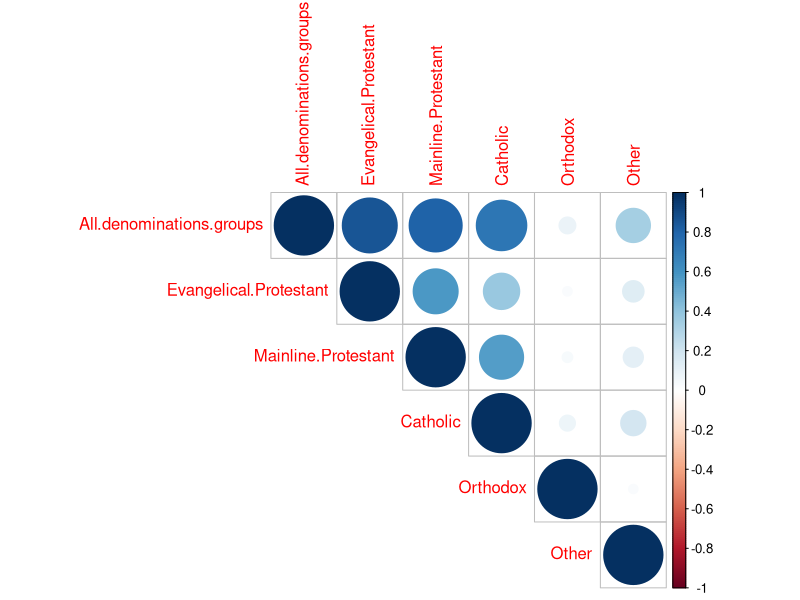
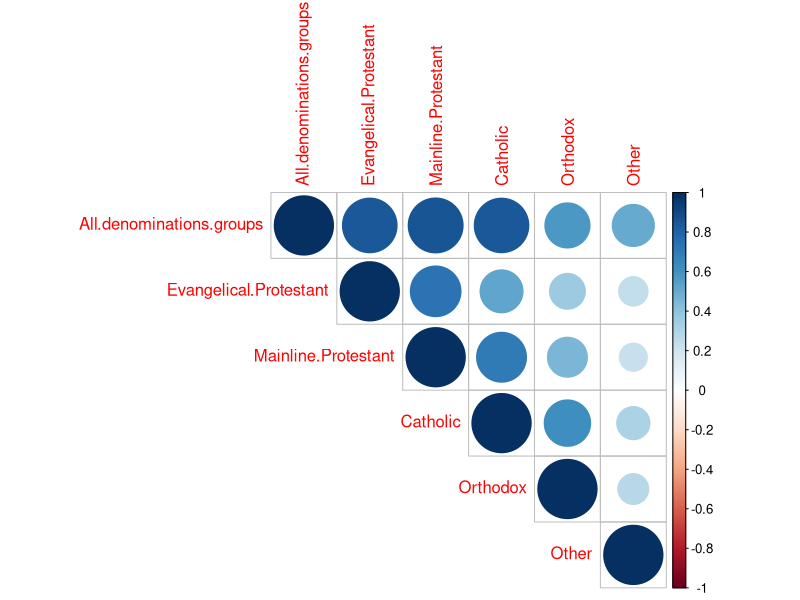

Here is the R script that generated these plots, in order:
#main_script.R
library(plyr)
library(corrplot)

#read in codebook
codebook = read.csv2("./Project/data/codebook.csv", header = TRUE, sep = ",", stringsAsFactors = FALSE)

#read in county level data
county_data = read.csv2("./Project/data/religion_data.csv", header = TRUE, sep = ",", na.strings = "", dec = ".", 
                          fileEncoding="UTF-8-BOM")

#read in state level data
state_data = read.csv2("./Project/data/state_data.csv", header = TRUE, sep = ",", na.strings = "", dec = ".", 
                       fileEncoding="UTF-8-BOM")

#replace NAs with 0s
county_data[is.na(county_data)] = 0
state_data[is.na(state_data)] = 0

#Select subsets of data - CNG (number of congregations), ADH (number of adherents), RATE (rate of adherents)
CNG.var = subset(codebook, grepl("CNG$", variable_names))$variable_names
CNG.names = subset(codebook, grepl("CNG$", variable_names))$religion_name
ADH.var = subset(codebook, grepl("ADH$", variable_names))$variable_names
ADH.names = subset(codebook, grepl("ADH$", variable_names))$religion_name
RATE.var = subset(codebook, grepl("RATE$", variable_names))$variable_names
RATE.names = subset(codebook, grepl("RATE$", variable_names))$religion_name

CNG.data.county = county_data[,CNG.var]
ADH.data.county = county_data[,ADH.var]
RATE.data.county = county_data[,RATE.var]

CNG.data.state = state_data[,CNG.var]
ADH.data.state = state_data[,ADH.var]
RATE.data.state = state_data[,RATE.var]
  
  
#Define Cosine Similarity function
cosine.similarity = function(X, Y)
{
  return(t(as.matrix(X)) %*% as.matrix(Y)/
           (norm(as.matrix(X), type = "2")*norm(as.matrix(Y), type = "2")))
}

#CNG county level similarity matrix
CNG.sims.county = data.frame(matrix(data = NA, nrow = length(CNG.var), ncol = length(CNG.var)))
rownames(CNG.sims.county) = make.names(CNG.names)
colnames(CNG.sims.county) = make.names(CNG.names)
for(i in 1:nrow(CNG.sims.county))
{
  for(j in 1:ncol(CNG.sims.county))
  {
    CNG.sims.county[i,j] = cosine.similarity(CNG.data.county[,i], CNG.data.county[,j])
  }
}

#ADH county level similarity matrix
ADH.sims.county = data.frame(matrix(data = NA, nrow = length(ADH.var), ncol = length(ADH.var)))
rownames(ADH.sims.county) = make.names(ADH.names)
colnames(ADH.sims.county) = make.names(ADH.names)
for(i in 1:nrow(ADH.sims.county))
{
  for(j in 1:ncol(ADH.sims.county))
  {
    ADH.sims.county[i,j] = cosine.similarity(ADH.data.county[,i], ADH.data.county[,j])
  }
}

#RATE county level similarity matrix
RATE.sims.county = data.frame(matrix(data = NA, nrow = length(RATE.var), ncol = length(RATE.var)))
rownames(RATE.sims.county) = make.names(RATE.names)
colnames(RATE.sims.county) = make.names(RATE.names)
for(i in 1:nrow(RATE.sims.county))
{
  for(j in 1:ncol(RATE.sims.county))
  {
    RATE.sims.county[i,j] = cosine.similarity(RATE.data.county[,i], RATE.data.county[,j])
  }
}

#CNG state level similarity matrix
CNG.sims.state = data.frame(matrix(data = NA, nrow = length(CNG.var), ncol = length(CNG.var)))
rownames(CNG.sims.state) = make.names(CNG.names)
colnames(CNG.sims.state) = make.names(CNG.names)
for(i in 1:nrow(CNG.sims.state))
{
  for(j in 1:ncol(CNG.sims.state))
  {
    CNG.sims.state[i,j] = cosine.similarity(CNG.data.state[,i], CNG.data.state[,j])
  }
}

#ADH state level similarity matrix
ADH.sims.state = data.frame(matrix(data = NA, nrow = length(ADH.var), ncol = length(ADH.var)))
rownames(ADH.sims.state) = make.names(ADH.names)
colnames(ADH.sims.state) = make.names(ADH.names)
for(i in 1:nrow(ADH.sims.state))
{
  for(j in 1:ncol(ADH.sims.state))
  {
    ADH.sims.state[i,j] = cosine.similarity(ADH.data.state[,i], ADH.data.state[,j])
  }
}

#RATE state level similarity matrix
RATE.sims.state = data.frame(matrix(data = NA, nrow = length(RATE.var), ncol = length(RATE.var)))
rownames(RATE.sims.state) = make.names(RATE.names)
colnames(RATE.sims.state) = make.names(RATE.names)
for(i in 1:nrow(RATE.sims.state))
{
  for(j in 1:ncol(RATE.sims.state))
  {
    RATE.sims.state[i,j] = cosine.similarity(RATE.data.state[,i], RATE.data.state[,j])
  }
}

#Find most similar religions to a given religion based on a similarity matrix
most_sim = function(sim_df, rel_name, n)
{
  sim_df  = sim_df[order(sim_df[,rel_name]),]
  return(rownames(sim_df)[1:n])
}

#Return Cosine similarity between two religions
two_sim = function(sim_df, rel1_name, rel2_name)
{
  sim = sim_df[rel1_name, rel2_name]
  return(sim)
}



#Test most_sim function and compare across different similarity matrices
most_sim(CNG.sims.county, "Zoroastrian", 5)
most_sim(ADH.sims.county, "Zoroastrian", 5)
most_sim(RATE.sims.county, "Zoroastrian", 5)
most_sim(CNG.sims.state, "Zoroastrian", 5)
most_sim(ADH.sims.state, "Zoroastrian", 5)
most_sim(RATE.sims.state, "Zoroastrian", 5)

#Test two_sim function on two presbyterians across all similarity matrices
two_sim(CNG.sims.county, make.names("Presbyterian Church in America"), make.names("Presbyterian Church (U.S.A.)"))
two_sim(ADH.sims.county, make.names("Presbyterian Church in America"), make.names("Presbyterian Church (U.S.A.)"))
two_sim(RATE.sims.county, make.names("Presbyterian Church in America"), make.names("Presbyterian Church (U.S.A.)"))
two_sim(CNG.sims.state, make.names("Presbyterian Church in America"), make.names("Presbyterian Church (U.S.A.)"))
two_sim(ADH.sims.state, make.names("Presbyterian Church in America"), make.names("Presbyterian Church (U.S.A.)"))
two_sim(RATE.sims.state, make.names("Presbyterian Church in America"), make.names("Presbyterian Church (U.S.A.)"))

##Corrplot - Correlation plot of major groups
major.religions.county = RATE.sims.county[c("All.denominations.groups", "Evangelical.Protestant",
                                            "Mainline.Protestant", "Catholic", "Orthodox", "Other"), 
                                          c("All.denominations.groups", "Evangelical.Protestant",
                                            "Mainline.Protestant", "Catholic", "Orthodox", "Other")]
major.religions.state = RATE.sims.state[c("All.denominations.groups", "Evangelical.Protestant",
                                          "Mainline.Protestant", "Catholic", "Orthodox", "Other"), 
                                        c("All.denominations.groups", "Evangelical.Protestant",
                                          "Mainline.Protestant", "Catholic", "Orthodox", "Other")]

corrplot(as.matrix(major.religions.county), method = "circle", type = "upper")
corrplot(as.matrix(major.religions.state), method = "circle", type = "upper")






